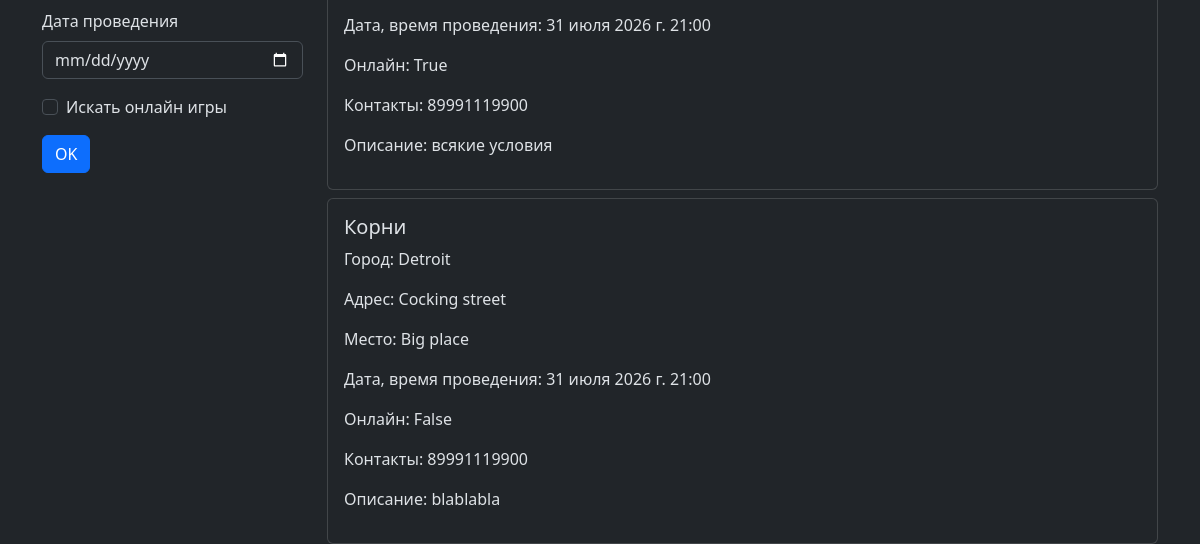
Page /main_app/game_announcements/ (lower part) on the earlier database version.
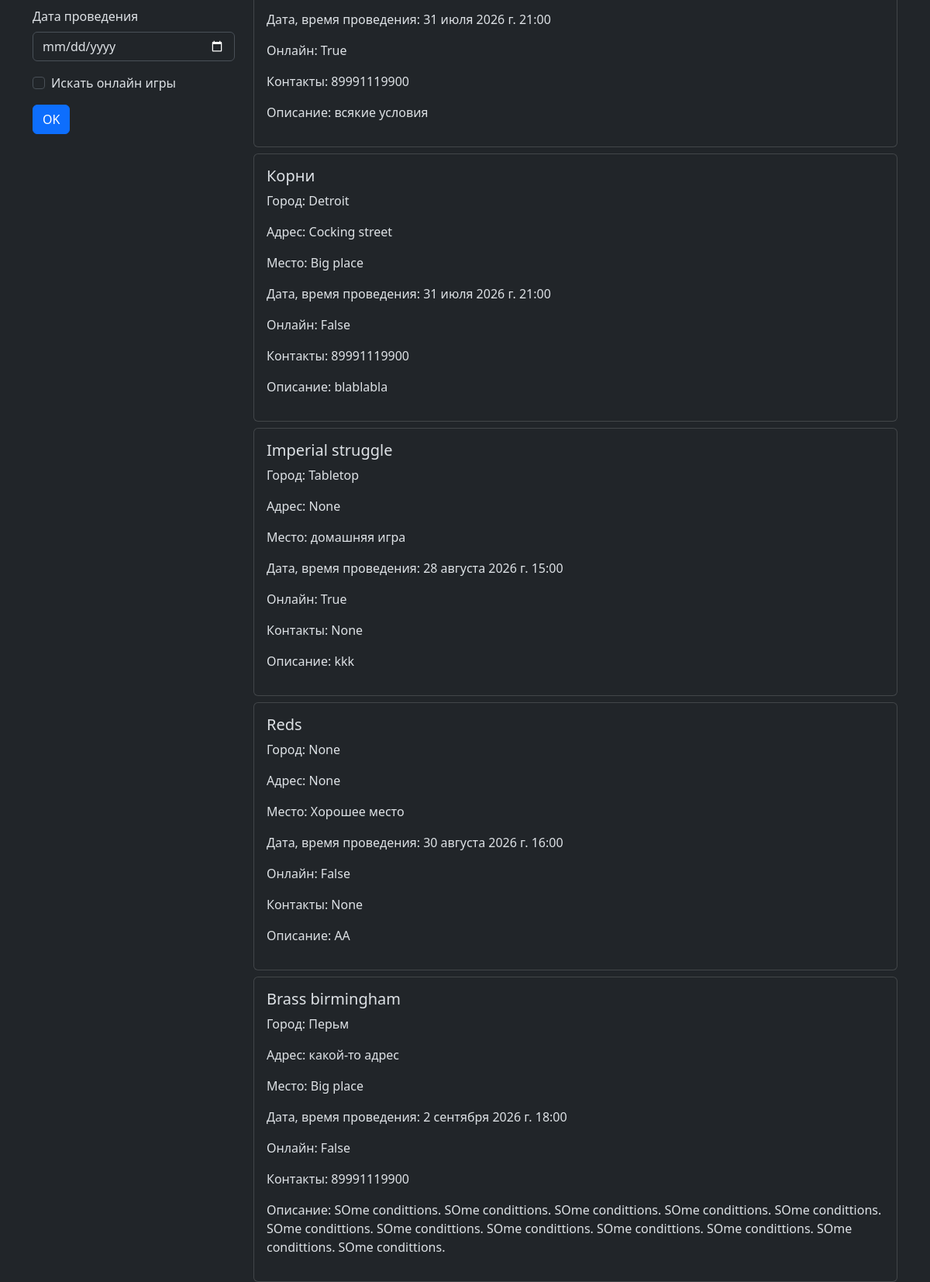
Same page on the later database version.
### main_app/models.py (models this page shows, shortened)
class Announcement(models.Model):
    city = models.CharField(verbose_name='Город',
                            help_text='Если игра будет онлайн укажите площадку, например: Tabletop',
                            max_length=100,
                            blank = True,
                            null = True,
                            db_index=True)
    address = models.CharField(verbose_name='Адрес мероприятия',
                               help_text='Пропустите это поле, если игра будет онлайн',
                               max_length=200,
                               blank=True,
                               null=True)
    is_online = models.BooleanField(verbose_name='Онлайн мероприятие',
                                    help_text='Поставьте галочку, если игра будет онлайн',
                                    default=False)
    contact = models.CharField(verbose_name='Контакты',
                               help_text='Укажите контакты для связи',
                               max_length=200,
                               blank=True,
                               null=True)
    date = models.DateTimeField(verbose_name='Дата и время проведения мероприятия',
                                help_text='Формат ГГГГ-ММ-ДД ЧЧ:ММ',
                                blank=False,
                                null=False)
    created_at = models.DateTimeField(auto_now_add=True)
    class Meta:
        abstract = True

class GameAnnouncement(Announcement):
    boardgame = models.ForeignKey(BoardGame,
                                  verbose_name='Настолка',
                                  help_text='Если в выборе нет нужной игры - создайте ее, пожалуйста ("Игры" в '
                                            'главном меню). Эту Вселенную делаете Вы ))',
                                  on_delete=models.CASCADE,
                                  blank=False,
                                  null=False)
    place = models.CharField(verbose_name='Название заведения, где будет проводиться игра',
                             help_text='Если игра будет проводиться дома - напишите "домашняя игра"',
                             blank=False,
                             null=False,
                             max_length=100)
    conditions = models.TextField(verbose_name='Стоимость и другие условия',
                                  blank=False,
                                  null=False)
    created_by = models.ForeignKey(User,
                                   on_delete=models.CASCADE,
                                   related_name='game_ann',
                                   null=False)
    class Meta:
        verbose_name = "Анонс игры"
        verbose_name_plural = "Анонсы игр"
        ordering = ['date']

class BoardGame(models.Model):
    title = models.CharField(verbose_name='Название игры',
                             blank=False,
                             null=False,
                             max_length=100)
    url_tesera = models.URLField(verbose_name='Ссылка на игру на сайте tesera.ru',
                                 blank=True,
                                 null=True,
                                 max_length=200)
    url_bgg = models.URLField(verbose_name='Ссылка на игру на сайте boardgamegeek.com',
                              blank=True,
                              null=True,
                              max_length=100)
    created_at = models.DateTimeField(auto_now_add=True)
    updated_at = models.DateTimeField(auto_now=True)
    created_by = models.ForeignKey(User,
                                   related_name='created_games',
                                   on_delete=models.SET_NULL,
                                   null=True)
    players= models.ManyToManyField(User,
                                    related_name='liked_games',
                                    null=True)
    class Meta:
        indexes = [
            models.Index(fields=['title'])
        ]
        ordering = ['title']
        verbose_name = 'Настолка'
        verbose_name_plural = 'Настолки'

### main_app/views.py (the view)
# urls.py: path('game_announcements/', views.GameAnnouncementsView.as_view(), name='game_anns'),
class GameAnnouncementsView(ListView):
    model = GameAnnouncement
    template_name = 'main_app/game_announcements.html'
    context_object_name = 'game_announcements'
    def get_context_data(self, **kwargs):
        context = super().get_context_data(**kwargs)
        context['form'] = GameAnnouncementsFilterForm()
        return context
    def get_queryset(self):
        queryset = GameAnnouncement.objects.select_related('boardgame', 'created_by').all()
        game = self.request.GET.get('game')
        city = self.request.GET.get('city')
        place = self.request.GET.get('place')
        date = self.request.GET.get('date')
        is_online = self.request.GET.get('is_online')
        if game:
            queryset = queryset.filter(boardgame__title__icontains=game.lower())
        if city:
            queryset = queryset.filter(city__icontains=city.lower())
        if place:
            queryset = queryset.filter(place__icontains=place.lower())
        if date:
            queryset = queryset.filter(date__date=date)
        if is_online:
            queryset = queryset.filter(is_online=True)
        return queryset

### main_app/forms.py
class GameAnnouncementsFilterForm(forms.Form):
    game = forms.CharField(label='Название игры',
                           help_text='Попробуйте и на русском и на языке оригинала. '
                                     'Можно ввести только часть названия игры.',
                           max_length=100,
                           strip=True,
                           required=False)
    city = forms.CharField(label='Город',
                           help_text='Можно ввести только часть названия города.',
                           max_length=100,
                           strip=True,
                           required=False)
    place = forms.CharField(label='Место',
                           help_text='Название заведения, в котором проходит игра',
                           max_length=100,
                           strip=True,
                           required=False)
    date = forms.DateField(label='Дата проведения',
                           required=False,
                           widget=forms.DateInput(attrs={'type': 'date'}))
    is_online = forms.BooleanField(label='Искать онлайн игры',
                                   required=False)

### templates/main_app/game_announcements.html (shortened to what this page needs)
{% extends 'base.html' %}
{% load django_bootstrap5 %}
{% block content %}
<div class="container-sm mt-5">
        <div class="row justify-content-center">
            <div class="col-lg-3">
                <form method="get" class="form">
                    {% bootstrap_form form %}
                    {% bootstrap_button button_type='submit' content='OK' %}
                </form>
            </div>
            <div class="col-lg-9">
                {% for ann in game_announcements %}
                    <div class="card mt-2">
                        <div class="card-body">
                            <h5 class="card-title">{{ ann.boardgame.title|capfirst }}</h5>
                            <div class="card-text">
                                <p>Город: {{ ann.city|capfirst }}</p>
                                <p>Адрес: {{ ann.address }}</p>
                                <p>Место: {{ ann.place }}</p>
                                <p>Дата, время проведения: {{ ann.date }}</p>
                                <p>Онлайн: {{ ann.is_online }}</p>
                                <p>Контакты: {{ ann.contact }}</p>
                                <p>Описание: {{ ann.conditions }}</p>
                            </div>
                        </div>
                    </div>
                {% empty %}
                    <p>Пока объявлений нет.</p>
                {% endfor %}
            </div>
        </div>
    </div>
{% endblock %}

Differences in the rows shown:
added GameAnnouncement: boardgame "Imperial struggle", city "Tabletop", address "None", place "домашняя игра", date "28 августа 2026 г. 15:00", is_online "True", contact "None", conditions "kkk"
added GameAnnouncement: boardgame "Reds", city "None", address "None", place "Хорошее место", date "30 августа 2026 г. 16:00", is_online "False", contact "None", conditions "АА"
added GameAnnouncement: boardgame "Brass birmingham", city "Перьм", address "какой-то адрес", place "Big place", date "2 сентября 2026 г. 18:00", is_online "False", contact "89991119900", conditions "SOme condittions. SOme condittions. SOme condittions. SOme condittions. SOme condittions. SOme condittions. SOme condittions. SOme condittions. SOme condittions. SOme condittions. SOme condittions. SOme condittions."
